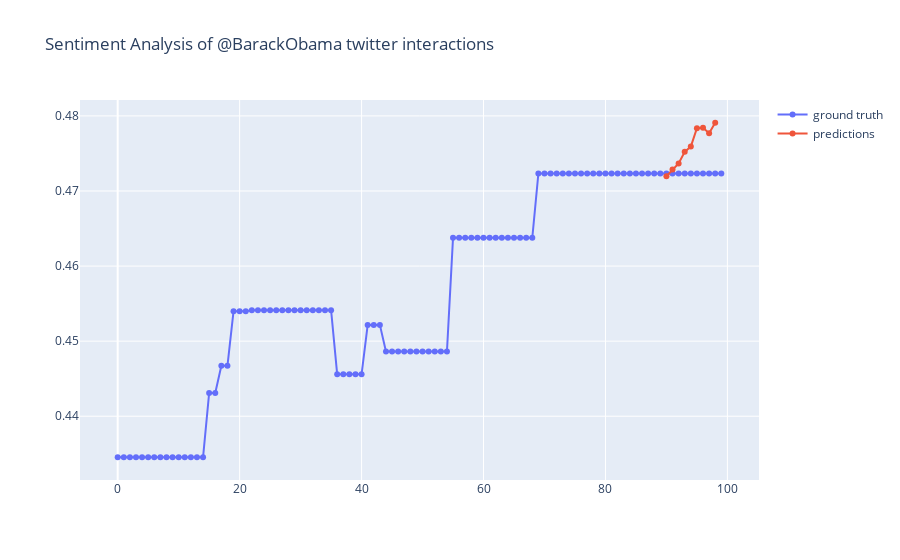

Notebook code cell kept with this figure:
### Code cell
fig = go.Figure()
fig.add_trace(go.Scatter(y=data['sentiments'],
                                mode='lines+markers',
                                name='ground truth',
                                text=(data['time'])))

fig.add_trace(go.Scatter(y=y_pred, x=getindex(y_pred),
                                mode='lines+markers',
                                 name='predictions',
                                text=(data['time'])))

fig.update_layout(title=f"Sentiment Analysis of @{user} twitter interactions")
fig.show()
